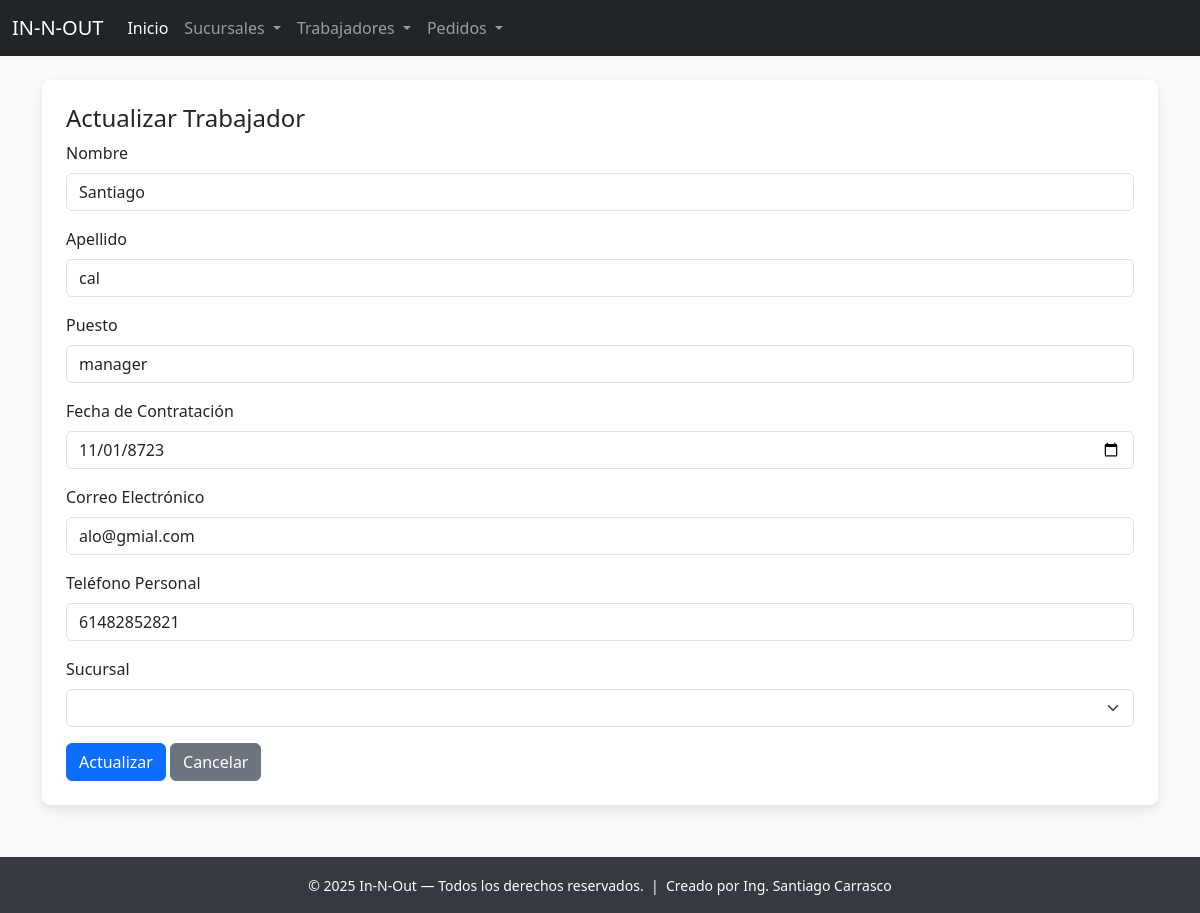
The page /trabajador/actualizar/2/ on the database its author committed.
### app_InNOut/models.py (models this page shows, shortened)
class Trabajador(models.Model):
    nombre = models.CharField(max_length=100)
    apellido = models.CharField(max_length=100)
    puesto = models.CharField(max_length=50)
    fecha_contratacion = models.DateField()
    email = models.EmailField()
    telefono_personal = models.CharField(max_length=20, blank=True)
    sucursal = models.ForeignKey(Sucursal, on_delete=models.CASCADE, related_name="trabajadores")

### app_InNOut/views.py (the view)
# urls.py: path('trabajador/actualizar/<int:trabajador_id>/', views.actualizar_trabajador, name='actualizar_trabajador'),
def actualizar_trabajador(request, trabajador_id):
    trabajador = get_object_or_404(Trabajador, id=trabajador_id)
    sucursales = Sucursal.objects.all()
    return render(request, 'trabajador/actualizar_trabajador.html', {'trabajador': trabajador, 'sucursales': sucursales})

### app_InNOut/templates/trabajador/actualizar_trabajador.html (shortened to what this page needs)
{% extends "base.html" %}
{% block content %}
<div class="card p-4 card-soft">
  <h4>Actualizar Trabajador</h4>
  <form method="post" action="{% url 'realizar_actualizacion_trabajador' trabajador.id %}">
    <div class="mb-3">
      <label class="form-label">Nombre</label>
      <input class="form-control" name="nombre" value="{{ trabajador.nombre }}" required>
    </div>
    <div class="mb-3">
      <label class="form-label">Apellido</label>
      <input class="form-control" name="apellido" value="{{ trabajador.apellido }}" required>
    </div>
    <div class="mb-3">
      <label class="form-label">Puesto</label>
      <input class="form-control" name="puesto" value="{{ trabajador.puesto }}" required>
    </div>
    <div class="mb-3">
      <label class="form-label">Fecha de Contratación</label>
      <input type="date" class="form-control" name="fecha_contratacion" value="{{ trabajador.fecha_contratacion|date:'Y-m-d' }}" required>
    </div>
    <div class="mb-3">
      <label class="form-label">Correo Electrónico</label>
      <input type="email" class="form-control" name="email" value="{{ trabajador.email }}" required>
    </div>
    <div class="mb-3">
      <label class="form-label">Teléfono Personal</label>
      <input class="form-control" name="telefono_personal" value="{{ trabajador.telefono_personal }}">
    </div>
    <div class="mb-3">
      <label class="form-label">Sucursal</label>
      <select class="form-select" name="sucursal">
        {% for s in sucursales %}
          <option value="{{ s.id }}" {% if s.id == trabajador.sucursal.id %}selected{% endif %}>
          </option>
        {% endfor %}
      </select>
    </div>
    <button class="btn btn-primary">Actualizar</button>
    <a href="{% url 'ver_trabajadores' %}" class="btn btn-secondary">Cancelar</a>
  </form>
</div>
{% endblock %}

### app_InNOut/templates/base.html (style rules this page uses)
body { background-color: #f8f9fa; padding-top: 56px; padding-bottom: 60px; }
.card-soft { box-shadow: 0 4px 8px 0 rgba(0,0,0,0.05), 0 6px 15px 0 rgba(0,0,0,0.05); border: none; border-radius: .5rem; }

### rows shown on the page
Trabajador: nombre "Santiago", apellido "cal", puesto "manager", fecha_contratacion "11/01/8723", email "alo@gmial.com", telefono_personal "61482852821"
